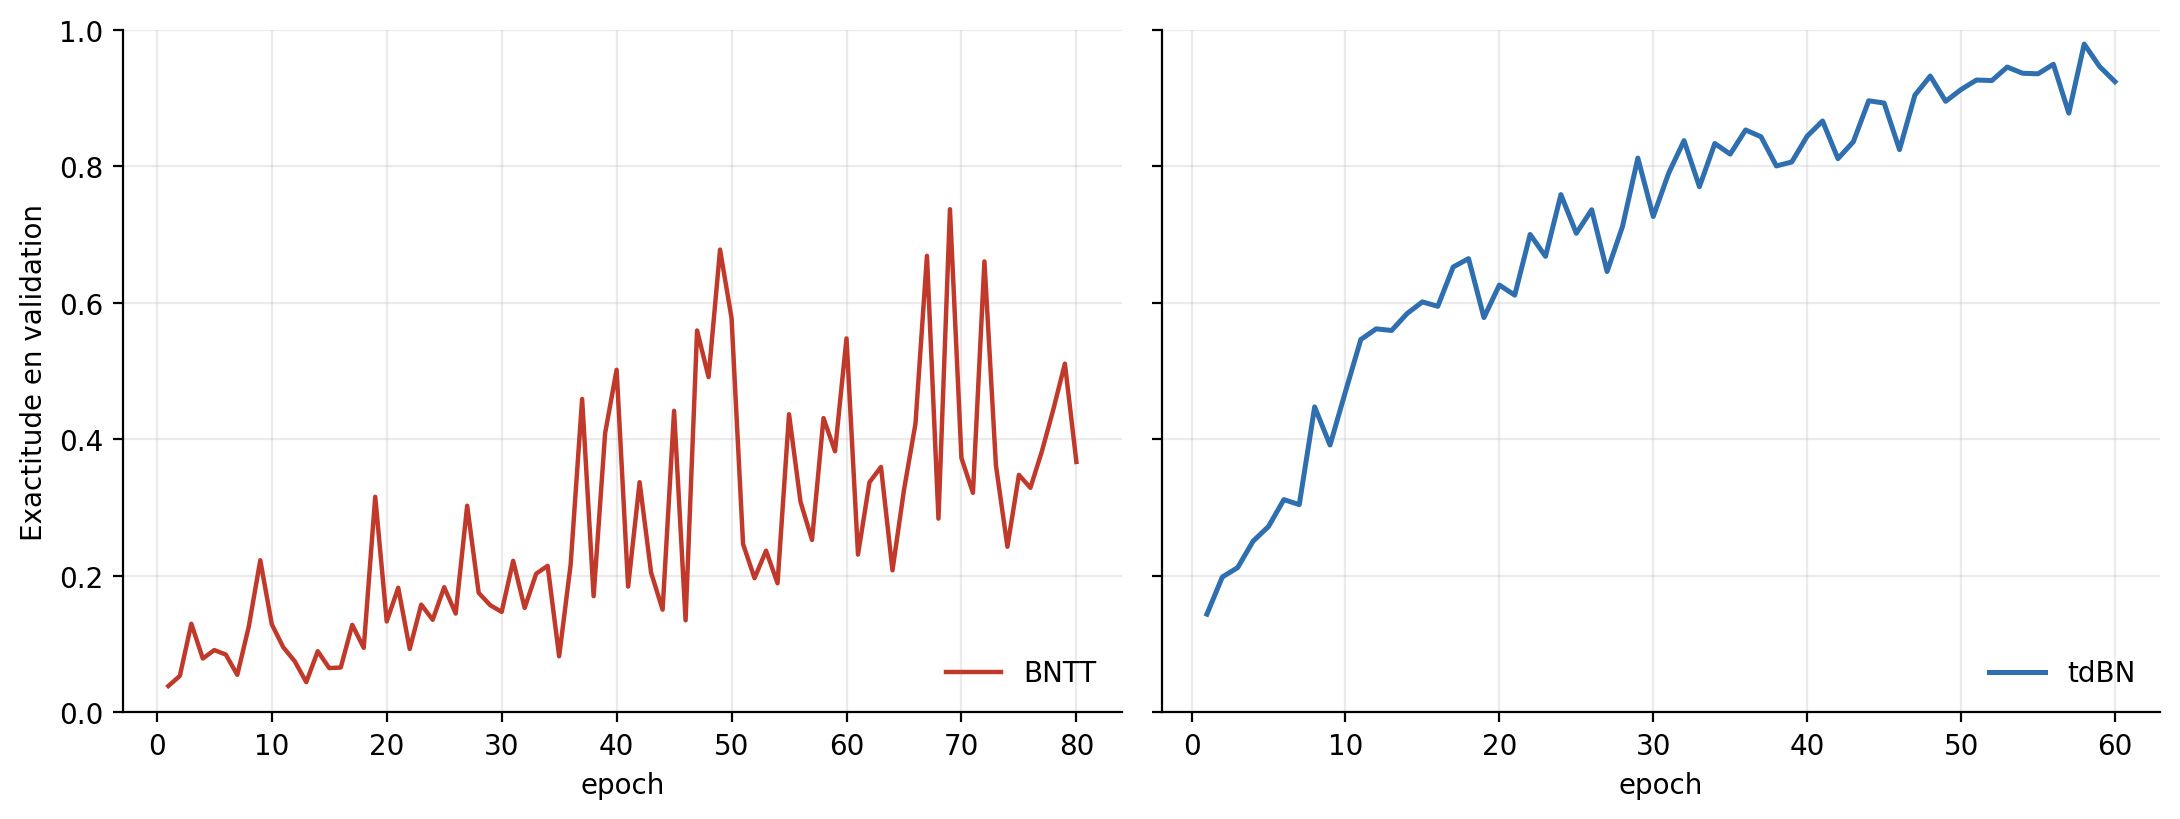

This figure's Python source:
import re
from pathlib import Path
import matplotlib
matplotlib.use("Agg")
import matplotlib.pyplot as plt

plt.rcParams["pdf.fonttype"] = 42
plt.rcParams["ps.fonttype"]  = 42

D = Path("/users/abdekess61/raouf/SResNet/experiments/mad/04_train_chain")
OUT = Path("/users/abdekess61/raouf/SResNet/figs_rapport"); OUT.mkdir(parents=True, exist_ok=True)
LOG_BNTT = D/"train_chain_100.log"      # baseline BNTT (seq3) -- adapte si autre nom
LOG_TDBN = D/"train_chain_tdbn.log"     # run tdBN (seq3)
BNTT_COL = "#c0392b"    # rouge
TDBN_COL = "#2f6fb0"    # bleu (couleur differente)

def parse_val(path, prefer="std"):
    pats = {"std":  re.compile(r"Epoch : (\d+).*?Val\(std\) Accuracy : ([\d.]+)"),
            "ada":  re.compile(r"Epoch : (\d+).*?Val\(ada\) Accuracy : ([\d.]+)"),
            "plain":re.compile(r"Epoch : (\d+).*?Val Accuracy : ([\d.]+)")}
    order = [prefer] + [k for k in ("std","ada","plain") if k != prefer]
    ep, val = [], []
    for ln in open(path):
        for k in order:
            m = pats[k].search(ln)
            if m:
                ep.append(int(m.group(1))); val.append(float(m.group(2))); break
    return ep, val

eb, vb = parse_val(LOG_BNTT)
et, vt = parse_val(LOG_TDBN)
print(f"BNTT: {len(eb)} pts | tdBN: {len(et)} pts")

fig, (axL, axR) = plt.subplots(1, 2, figsize=(11, 4.2), sharey=True)

axL.plot(eb, vb, color=BNTT_COL, lw=1.6, label="BNTT")
axL.set_xlabel("epoch"); axL.set_ylabel("Exactitude en validation"); axL.set_ylim(0, 1)
axL.grid(alpha=.25); axL.legend(frameon=False, loc="lower right")

axR.plot(et, vt, color=TDBN_COL, lw=1.8, label="tdBN")
axR.set_xlabel("epoch"); axR.set_ylim(0, 1)
axR.grid(alpha=.25); axR.legend(frameon=False, loc="lower right")

for ax in (axL, axR):
    for s in ("top", "right"): ax.spines[s].set_visible(False)

fig.tight_layout()
fig.savefig(OUT/"fig_bntt_vs_tdbn_val.pdf", bbox_inches="tight")
fig.savefig(OUT/"fig_bntt_vs_tdbn_val.png", dpi=200, bbox_inches="tight", facecolor="white")
plt.close(fig)
print("saved:", OUT/"fig_bntt_vs_tdbn_val.pdf")
